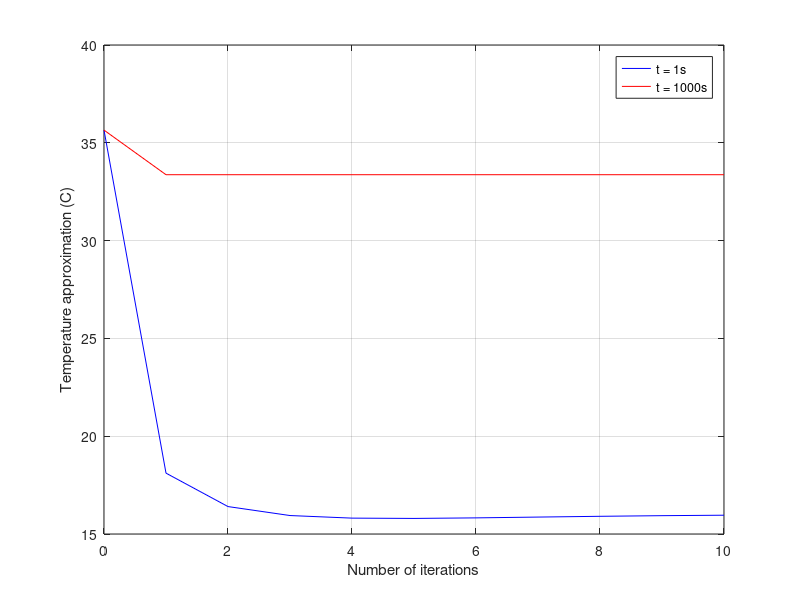

Here is the MATLAB script that generated this plot:
clc;
clear;
close all;

%% Task 1
%t=1s
N = 10;
L = .2413;
x = .2159;
H = 91.0871;
T0 = 15.9830;
t = 1;
k = 130;
ro = 2810;
cp = 960;
alpha = k / (ro * cp);
total1 = 0;
total2= 0;
start = T0 + (H * x);
TOTAL1 = zeros(1,N);
TOTAL2 = zeros(1,N);
lambda1 = zeros(1,N);
bn1 = zeros(1,N);
sum1 = zeros(1,N);
den1 = 0;
den = 0;

for n = 1:N
lambda1(n) = ((2*n - 1) * pi) / (2 * L);
bn1(n) = ((-1)^(n) * (4*H*L)) / (2*n-1) * (2 / ((2*n-1) * pi * pi));
den1 = ((-1)^(1) * (4*H*L)) / (2*1-1);
den = 2/((2*1-1)*pi);
sum1(n) = bn1(n) * sin(lambda1(n)*x) * exp(-lambda1(n)^2 * alpha * t);
total1 = sum1(n) + total1;
TOTAL1(n) = total1;
end

u1 = start + TOTAL1;




% t = 1000s
t = 1000;
for n = 1:N
lambda2 = ((2*n - 1) * pi) / (2 * L);
bn2 = ((-1)^(n) * (4*H*L)) / (2*n-1) * (2 / ((2*n-1) * pi * pi));
sum2 = bn2 * sin(lambda2*x) * exp(-lambda2^2 * alpha * t);
total2 = sum2 + total2;
TOTAL2(n) = total2;
end

u2 = start + TOTAL2;

n = linspace(1,10,10);
t1 = [start,u1(1)];
t2 = [start,u2(1)];
m = linspace (0,1,2);

figure;

plot(n, u1, 'b'); hold on;
plot(n,u2, 'r');
plot(m,t1, 'b');
plot(m,t2, 'r');
xlabel('Number of iterations');
ylabel('Temperature approximation (C)');
legend('t = 1s', 't = 1000s');
grid on;

%% Task 2





